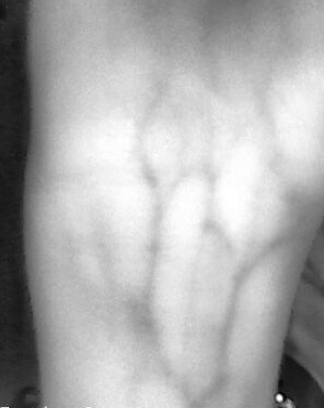
#> input picture fake_images/Screen Shot 2019-08-22 at 11.06.38 AM.png, 324 x 408 px, found by its file name
$ python scikit_adaptive_thresholding.py
#> lines starting #> are read from the running program, lines starting #| are printed output that depends on the picture; after the words box and inside, x2 and y2 are one past the last pixel; in counts of white or black regions, pixels touching at a corner belong together
import matplotlib.pyplot as plt
from skimage import data
from skimage.filters import threshold_otsu
from skimage.filters.thresholding import threshold_local
from skimage.color import rgb2gray
import os

#image = data.camera()
filename = "fake_images/Screen Shot 2019-08-22 at 11.06.38 AM.png"
from skimage import io
moon = io.imread(filename)
#> moon is the input picture: shape (408, 324, 4); mean R, G, B, A 173.1, 173.1, 173.1, 255

image = rgb2gray(moon)

global_thresh = threshold_otsu(image)
#> global_thresh = 0.543
binary_global = image > global_thresh
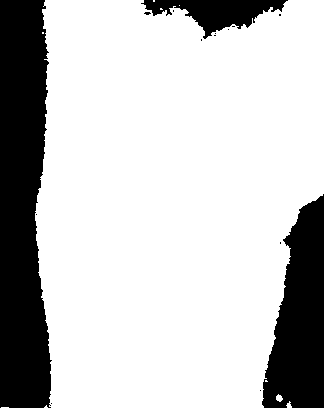
#> binary_global: shape (408, 324) bool; 77.5% white; 15 black regions (12 under 20 px), largest, box (x1, y1, x2, y2) and area: (0, 0, 52, 408) 17967, (262, 194, 324, 408) 9068, (141, 0, 288, 39) 2609

block_size = 13
binary_adaptive = threshold_local(image, block_size, offset=10)
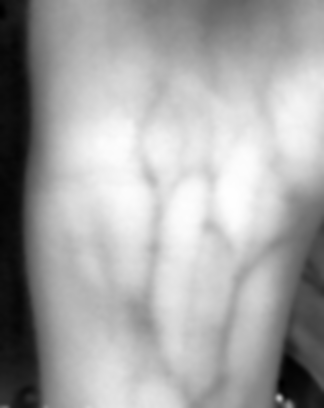
#> binary_adaptive: shape (408, 324) float64; min -9.92, max -9, mean -9.32; drawn with min black and max white

fig, axes = plt.subplots(nrows=3, figsize=(7, 8))
ax0, ax1, ax2 = axes
plt.gray()

ax0.imshow(image)
ax0.set_title('Image')

ax1.imshow(binary_global)
ax1.set_title('Global thresholding')

ax2.imshow(binary_adaptive)
ax2.set_title('Adaptive thresholding')

for ax in axes:
    ax.axis('off')

plt.show()
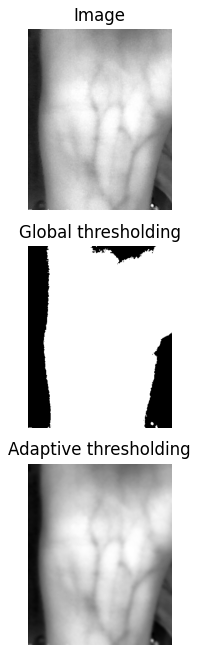
#> figure drawn by matplotlib, 3 panels

$ run again, with fake_images/Screen Shot 2019-08-22 at 10.27.02 AM.png copied over fake_images/Screen Shot 2019-08-22 at 11.06.38 AM.png
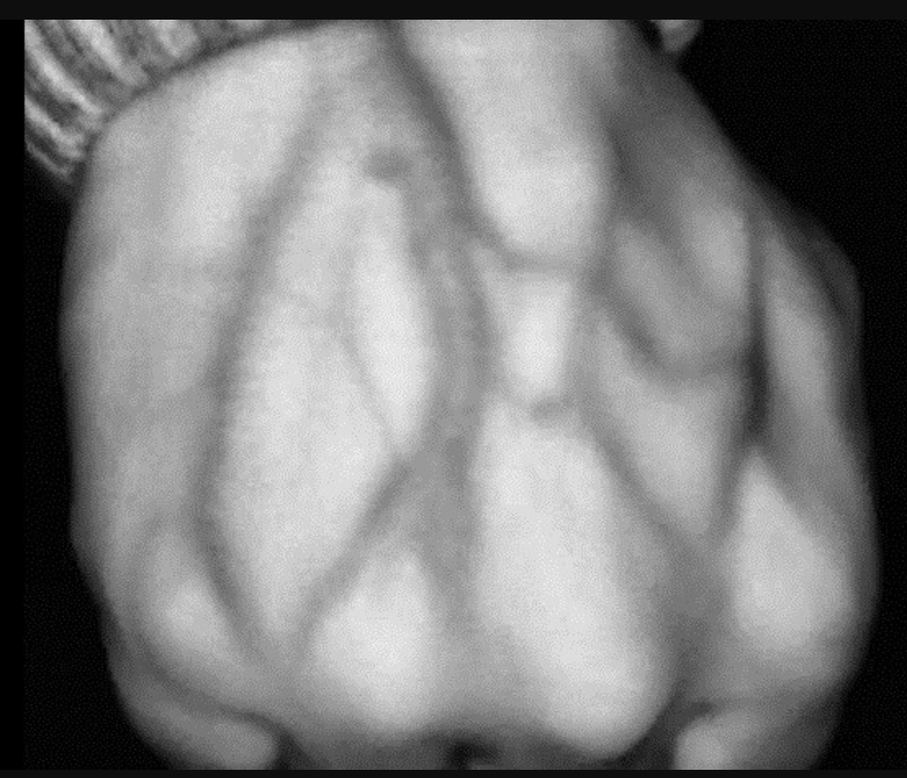
#> input picture fake_images/Screen Shot 2019-08-22 at 10.27.02 AM.png, 907 x 778 px, shrunk from 1108 x 950 before the run, found by its file name
#> moon is the input picture: shape (778, 907, 4); mean R, G, B, A 124, 124, 124, 255
#> global_thresh = 0.381
#> `binary_global = image > global_thresh`:
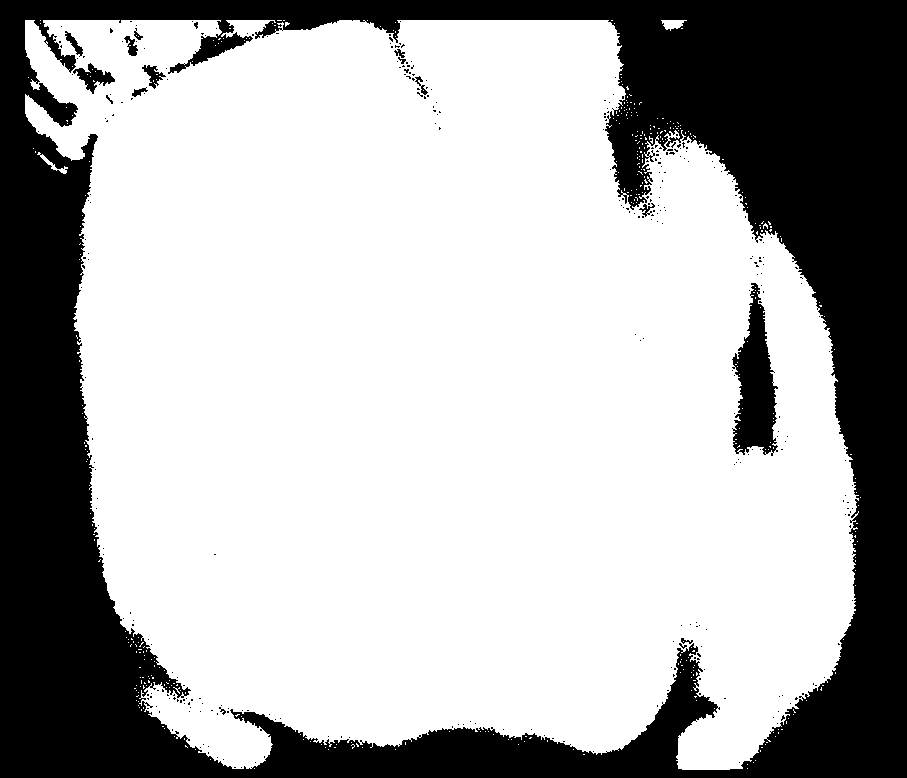
#> binary_global: shape (778, 907) bool; 69.1% white; 336 black regions (321 under 20 px), largest, box (x1, y1, x2, y2) and area: (0, 0, 907, 778) 211145, (732, 283, 778, 456) 4586, (73, 63, 115, 94) 522
#> `plt.show()`:
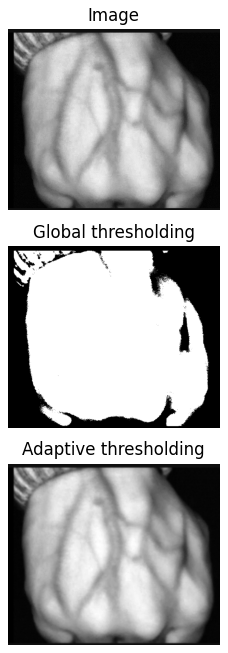
#> figure drawn by matplotlib, 3 panels

$ run again, with fake_images/Screen Shot 2019-08-22 at 11.37.45 AM.png copied over fake_images/Screen Shot 2019-08-22 at 11.06.38 AM.png
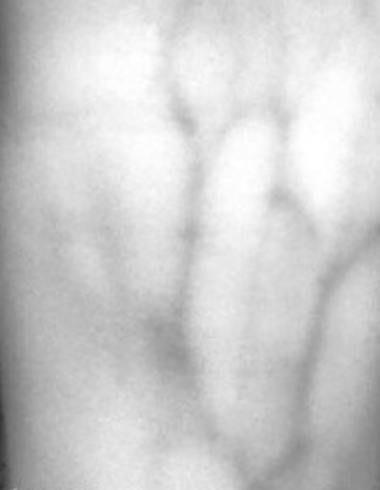
#> input picture fake_images/Screen Shot 2019-08-22 at 11.37.45 AM.png, 380 x 490 px, found by its file name
#> moon is the input picture: shape (490, 380, 4); mean R, G, B, A 205.3, 205.3, 205.3, 255
#> global_thresh = 0.775
#> `binary_global = image > global_thresh`:
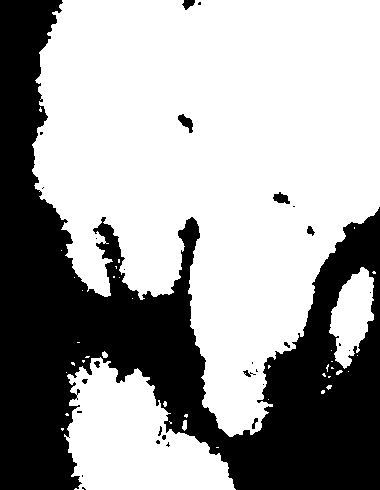
#> binary_global: shape (490, 380) bool; 63.5% white; 29 black regions (18 under 20 px), largest, box (x1, y1, x2, y2) and area: (0, 0, 380, 490) 67363, (178, 114, 193, 133) 144, (273, 192, 290, 204) 126
#> `plt.show()`:
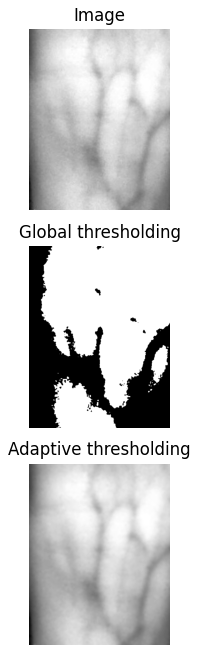
#> figure drawn by matplotlib, 3 panels
